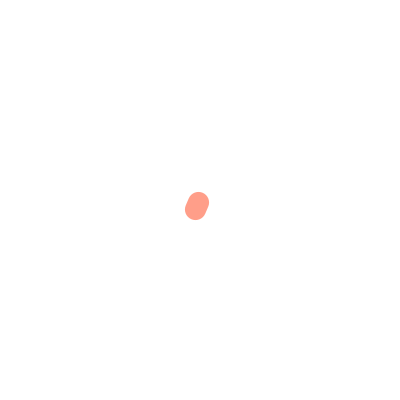
Frame 1 (no input)
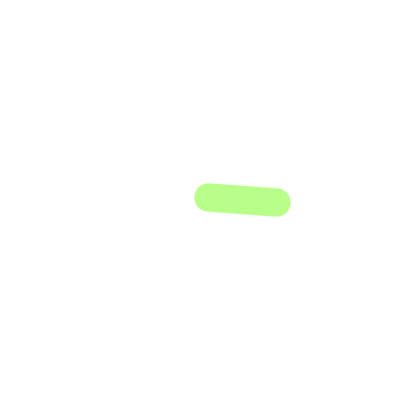
Frame 60 (the mouse pressed at the canvas centre just before this capture)
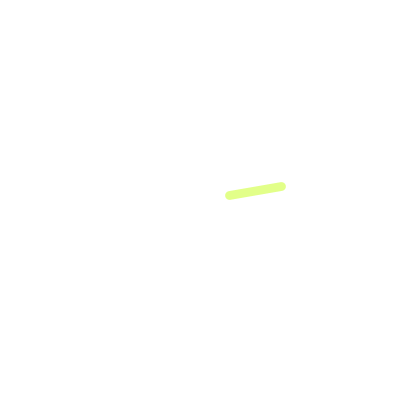
Frame 120 (the mouse held since frame 60 and released just before this capture)

The Processing sketch that drew these frames (run headless with seeded random() and noise(); from frame 60 on, the mouse is pressed at the canvas centre):

// Processing sketch: dzyklad1naRozgrzewkeLiniaAbstrakcja
// ── dzyklad1naRozgrzewkeLiniaAbstrakcja.pde
void setup()
{
  size(400, 400);
  rectMode(CENTER);
  background(255);
  noStroke();
  colorMode(HSB);
}

float grubosc;
float X = 200;
float Y = 200;
float A = 200;
float Z = 200;
void draw()
{
  background(255);

  grubosc = random(5,30);
  X = X + random(-10,10);
  Y = Y + random(-10,10);

  A = A + random(-3,3);
  Z = Z + random(-3,3);
  
  X = constrain(X, 100, 300);
  Y = constrain(Y, 100, 300);
  A = constrain(A, 100, 300);
  Z = constrain(Z, 100, 300);
    
  stroke(dist(A,Z,X,Y),200,255, 150);
  strokeWeight(grubosc);
  
  line(A,Z, X,Y);
}
